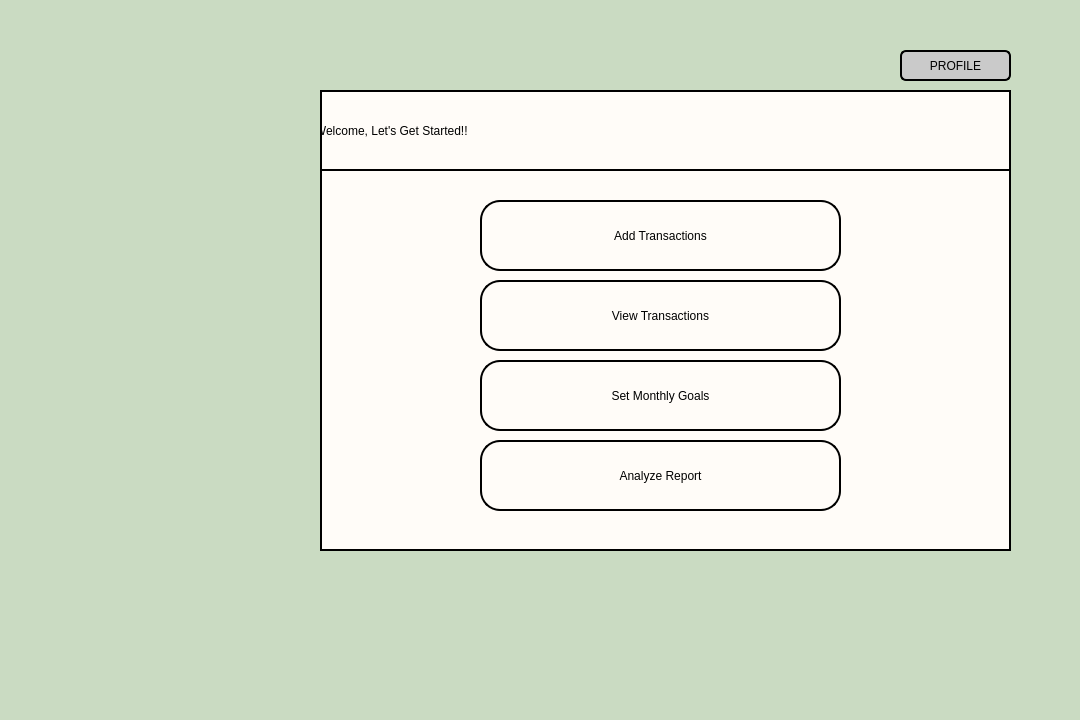
<?xml version="1.0" encoding="UTF-8"?>
<ui version="4.0">
 <class>homepage</class>
 <widget class="QDialog" name="homepage">
  <property name="geometry">
   <rect>
    <x>0</x>
    <y>0</y>
    <width>1080</width>
    <height>720</height>
   </rect>
  </property>
  <property name="windowTitle">
   <string>BudgetBuddy - Home</string>
  </property>
   <property name="styleSheet">
   <string notr="true">background-color: rgb(202, 219, 194);</string>
  </property>
  <widget class="QFrame" name="frame">
   <property name="geometry">
    <rect>
     <x>320</x>
     <y>90</y>
     <width>691</width>
     <height>461</height>
    </rect>
   </property>
   <property name="autoFillBackground">
    <bool>false</bool>
   </property>
   <property name="styleSheet">
    <string notr="true">
border: 2px solid rgb(0,0,0);

background-color: rgb(255, 252, 248);</string>
   </property>
   <property name="frameShape">
    <enum>QFrame::Shape::StyledPanel</enum>
   </property>
   <property name="frameShadow">
    <enum>QFrame::Shadow::Raised</enum>
   </property>
   <widget class="QLabel" name="label">
    <property name="geometry">
     <rect>
      <x>-30</x>
      <y>0</y>
      <width>831</width>
      <height>81</height>
     </rect>
    </property>
    <property name="styleSheet">
     <string notr="true">font: 700 32pt &quot;Segoe UI&quot;;
background-color: transparent;
color: rgb(0, 0, 0);</string>
    </property>
    <property name="text">
     <string>      Welcome, Let's Get Started!!</string>
    </property>
   </widget>
   <widget class="QPushButton" name="buttonAddTransaction">
    <property name="geometry">
     <rect>
      <x>160</x>
      <y>110</y>
      <width>361</width>
      <height>71</height>
     </rect>
    </property>
    <property name="styleSheet">
     <string notr="true">
background-color: rgb(255, 252, 248);


border: 2px solid rgb(0,0,0);
border-radius : 20px;
font: 600 18pt &quot;Segoe UI&quot;;
color:rgb(0, 0, 0)</string>
    </property>
    <property name="text">
     <string>Add Transactions</string>
    </property>
   </widget>
   <widget class="QPushButton" name="buttonViewTransaction">
    <property name="geometry">
     <rect>
      <x>160</x>
      <y>190</y>
      <width>361</width>
      <height>71</height>
     </rect>
    </property>
    <property name="styleSheet">
     <string notr="true">background-color: rgb(255, 252, 248);


border: 2px solid rgb(0,0,0);
border-radius : 20px;
font: 600 18pt &quot;Segoe UI&quot;;
color:rgb(0, 0, 0)</string>
    </property>
    <property name="text">
     <string>View Transactions</string>
    </property>
   </widget>
   <widget class="QPushButton" name="buttonSetGoal">
    <property name="geometry">
     <rect>
      <x>160</x>
      <y>270</y>
      <width>361</width>
      <height>71</height>
     </rect>
    </property>
    <property name="styleSheet">
     <string notr="true">background-color: rgb(255, 252, 248);


border: 2px solid rgb(0,0,0);
border-radius : 20px;
font: 600 18pt &quot;Segoe UI&quot;;
color:rgb(0, 0, 0)</string>
    </property>
    <property name="text">
     <string>Set Monthly Goals</string>
    </property>
   </widget>
   <widget class="QPushButton" name="buttonAnalyzeReport">
    <property name="geometry">
     <rect>
      <x>160</x>
      <y>350</y>
      <width>361</width>
      <height>71</height>
     </rect>
    </property>
    <property name="styleSheet">
     <string notr="true">background-color: rgb(255, 252, 248);


border: 2px solid rgb(0,0,0);
border-radius : 20px;
font: 600 18pt &quot;Segoe UI&quot;;
color:rgb(0, 0, 0)</string>
    </property>
    <property name="text">
     <string>Analyze Report</string>
    </property>
   </widget>
  </widget>
  <widget class="QPushButton" name="buttonProfile">
   <property name="geometry">
    <rect>
     <x>900</x>
     <y>50</y>
     <width>111</width>
     <height>31</height>
    </rect>
   </property>
   <property name="styleSheet">
    <string notr="true">color: rgb(0, 0, 0);
background-color: rgb(202, 202, 202);

font: 600 15pt &quot;Segoe UI&quot;;
border: 2px solid rgb(0, 0, 0);
border-radius : 6px;</string>
   </property>
   <property name="text">
    <string>PROFILE</string>
   </property>
  </widget>
 </widget>
 <resources/>
 <connections/>
</ui>
